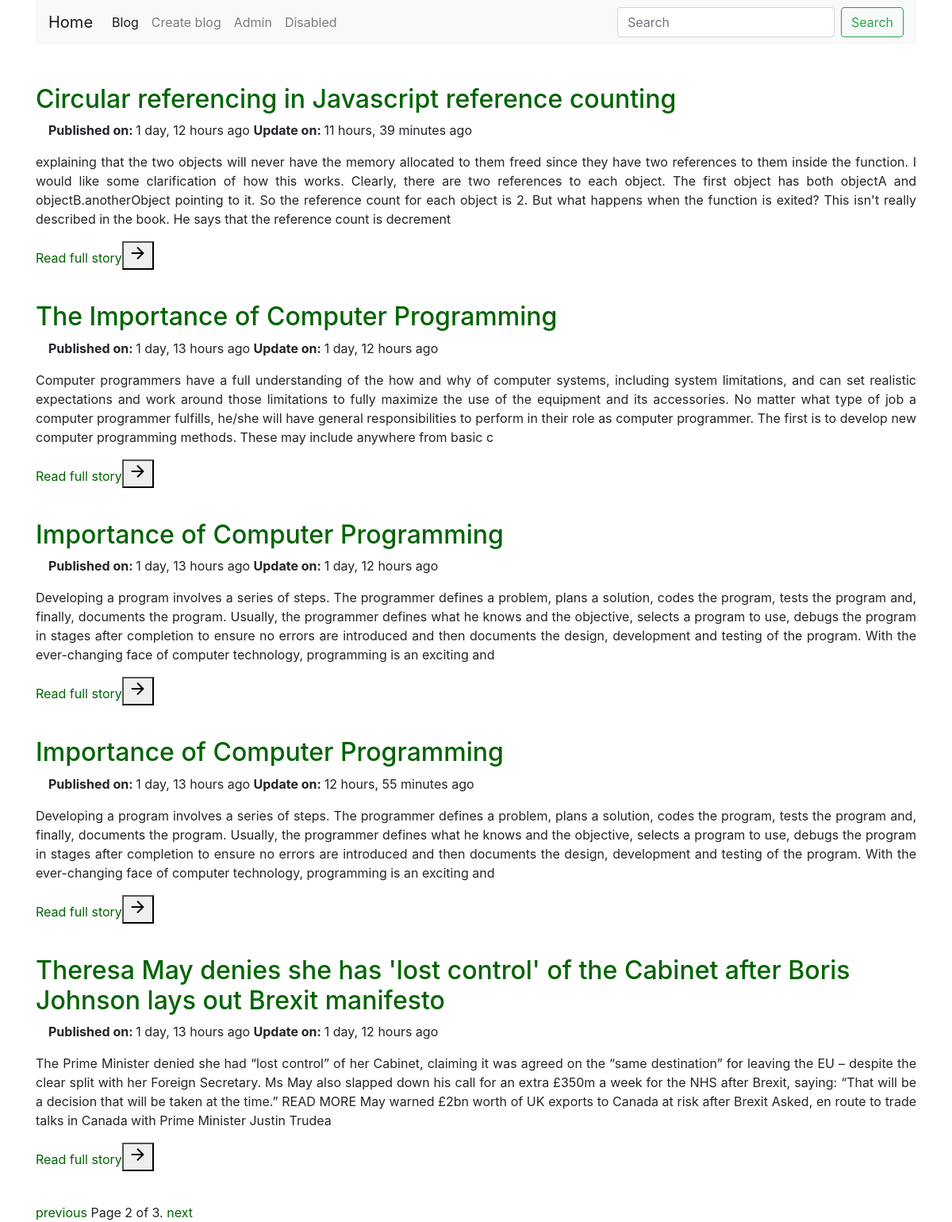
Screenshot of /blog/?page=2 with the database file from the repository.
### myProject/models.py (models this page shows, shortened)
class Post(models.Model):
    title = models.CharField(max_length=200)
    content = models.TextField()
    image = models.FileField(null=True, blank=True)
    timestamp = models.DateTimeField(auto_now=False, auto_now_add=True)
    update = models.DateTimeField(auto_now=True, auto_now_add=False)
    def get_absolute_url(self):
        return reverse("blog_details", kwargs={"id": self.id})

### myProject/views.py (the view)
# urls.py: 2. Add a URL to urlpatterns:  url(r'^blog/', include('blog.urls'))
def blog(request):
    query_list = Post.objects.all().order_by("-timestamp")
    paginator = Paginator(query_list, 5)  # Show 25 contacts per page
    page = request.GET.get('page')
    try:
        query = paginator.page(page)
    except PageNotAnInteger:
        query = paginator.page(1)
    except EmptyPage:
        query = paginator.page(paginator.num_pages)
    context = {
        "post": query
    }
    return render(request, 'blog.html', context)

### templates/blog.html (shortened to what this page needs)
{% extends 'base.html' %}
{% block content %}
    {% for obj in post %}
    <div class="article mdl-shadow--4dp">
      <div class="mdl-card__title">
        <h2 class="mdl-card__title-text"><a href="{{ obj.get_absolute_url }}">{{ obj.title }}</a></h2>
      </div>
      <div class="mdl-card__subtitle">
      	<p class="mdl-card__subtitle-text"><strong>Published on: </strong>{{ obj.timestamp|timesince }} ago <strong>Update on: </strong>{{ obj.update|timesince }} ago</p>
      </div>
      <div class="mdl-card__supporting-text">
        <p class="text-justify">{{ obj.content|slice:"0:500" }}</p>
      </div>
      <div class="mdl-card__actions mdl-card--border">
        <a href="{{ obj.get_absolute_url }}" class="mdl-button mdl-button--colored mdl-js-button mdl-js-ripple-effect">Read full story<button class="mdl-button mdl-js-button mdl-js-ripple-effect mdl-button--icon" data-upgraded=",MaterialButton,MaterialRipple"><i class="material-icons" role="presentation">arrow_forward</i></button></a>
      </div>
    </div>
    {% endfor %}
    <div class="pagination">
        <span class="step-links">
            {% if post.has_previous %}
                <a href="?page={{ post.previous_page_number }}">previous</a>
            {% endif %}
            <span class="current">
                Page {{ post.number }} of {{ post.paginator.num_pages }}.
            </span>
            {% if post.has_next %}
                <a href="?page={{ post.next_page_number }}">next</a>
            {% endif %}
        </span>
    </div>
{% endblock %}

### templates/base.html (style rules this page uses)
a, a:active, a:hover, a:link { text-decoration: none; color: darkgreen; }
.mdl-card__subtitle { padding-left: 16px; }

### templates/blog.html (style rules this page uses)
.article { margin-bottom: 40px; }
.mdl-card__subtitle { padding-left: 16px; }

### rows the page displays
Post: title "Circular referencing in Javascript reference counting", timestamp "1 day, 12 hours", update "11 hours, 39 minutes", content "explaining that the two objects will never have the memory allocated to them freed since they have two references to them inside the function. I would like some clarification of how this works. Clearly, there are two references to each object. The first object has both objectA and objectB.anotherObject pointing to it. So the reference count for each object is 2. But what happens when the function is exited? This isn't really described in the book. He says that the reference count is decrement"
Post: title "The Importance of Computer Programming", timestamp "1 day, 13 hours", update "1 day, 12 hours", content "Computer programmers have a full understanding of the how and why of computer systems, including system limitations, and can set realistic expectations and work around those limitations to fully maximize the use of the equipment and its accessories. No matter what type of job a computer programmer fulfills, he/she will have general responsibilities to perform in their role as computer programmer. The first is to develop new computer programming methods. These may include anywhere from basic c"
Post: title "Importance of Computer Programming", timestamp "1 day, 13 hours", update "1 day, 12 hours", content "Developing a program involves a series of steps. The programmer defines a problem, plans a solution, codes the program, tests the program and, finally, documents the program. Usually, the programmer defines what he knows and the objective, selects a program to use, debugs the program in stages after completion to ensure no errors are introduced and then documents the design, development and testing of the program. With the ever-changing face of computer technology, programming is an exciting and"
Post: title "Importance of Computer Programming", timestamp "1 day, 13 hours", update "12 hours, 55 minutes", content "Developing a program involves a series of steps. The programmer defines a problem, plans a solution, codes the program, tests the program and, finally, documents the program. Usually, the programmer defines what he knows and the objective, selects a program to use, debugs the program in stages after completion to ensure no errors are introduced and then documents the design, development and testing of the program. With the ever-changing face of computer technology, programming is an exciting and"
Post: title "Theresa May denies she has 'lost control' of the Cabinet after Boris Johnson lays out Brexit manifesto", timestamp "1 day, 13 hours", update "1 day, 12 hours", content "The Prime Minister denied she had “lost control” of her Cabinet, claiming it was agreed on the “same destination” for leaving the EU – despite the clear split with her Foreign Secretary. Ms May also slapped down his call for an extra £350m a week for the NHS after Brexit, saying: “That will be a decision that will be taken at the time.” READ MORE May warned £2bn worth of UK exports to Canada at risk after Brexit Asked, en route to trade talks in Canada with Prime Minister Justin Trudea"

### other values shown
{{ post.number }} "2"
{{ post.paginator.num_pages }} "3"
